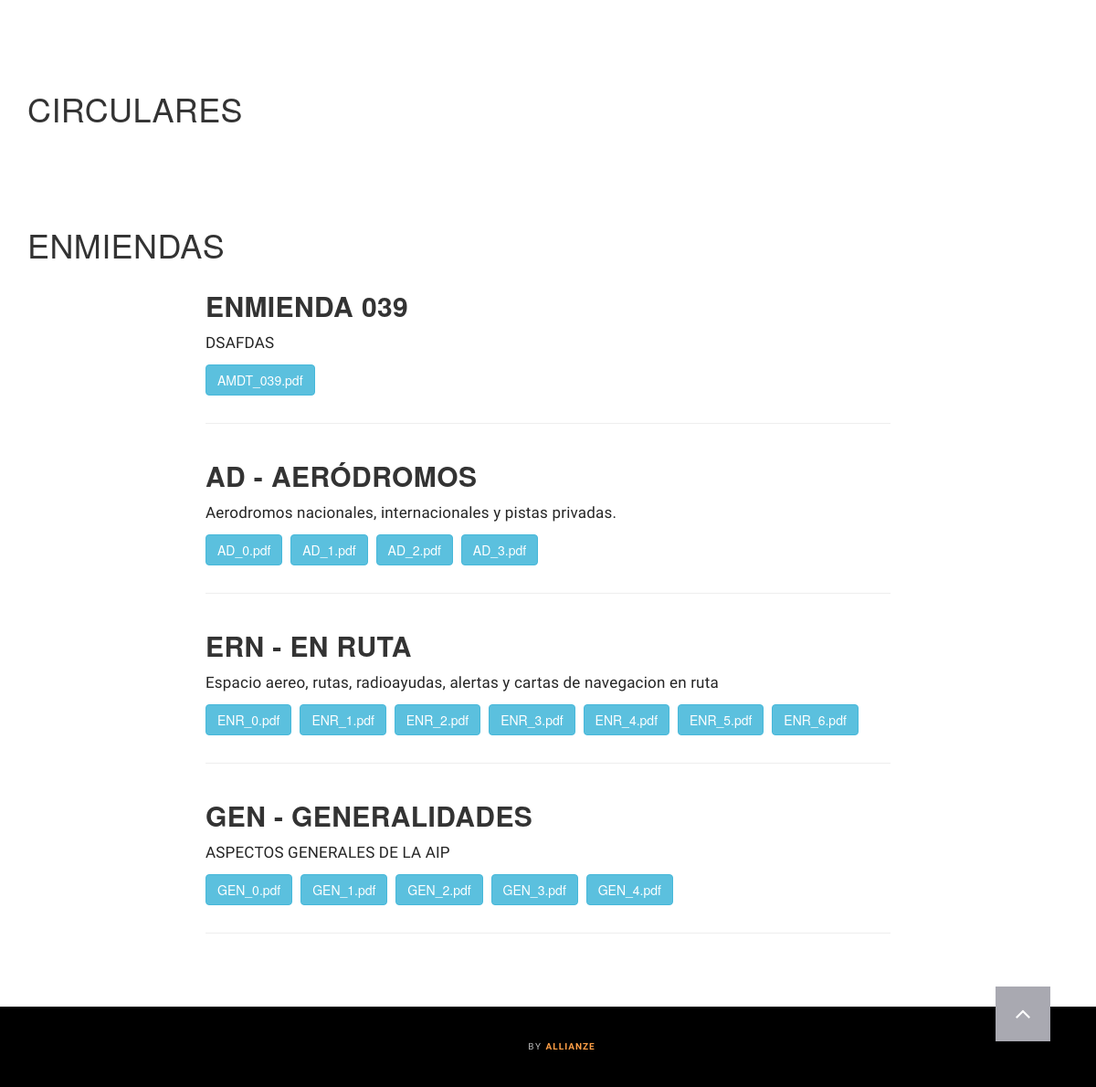
Page / (signed in, lower part) on the earlier database version.
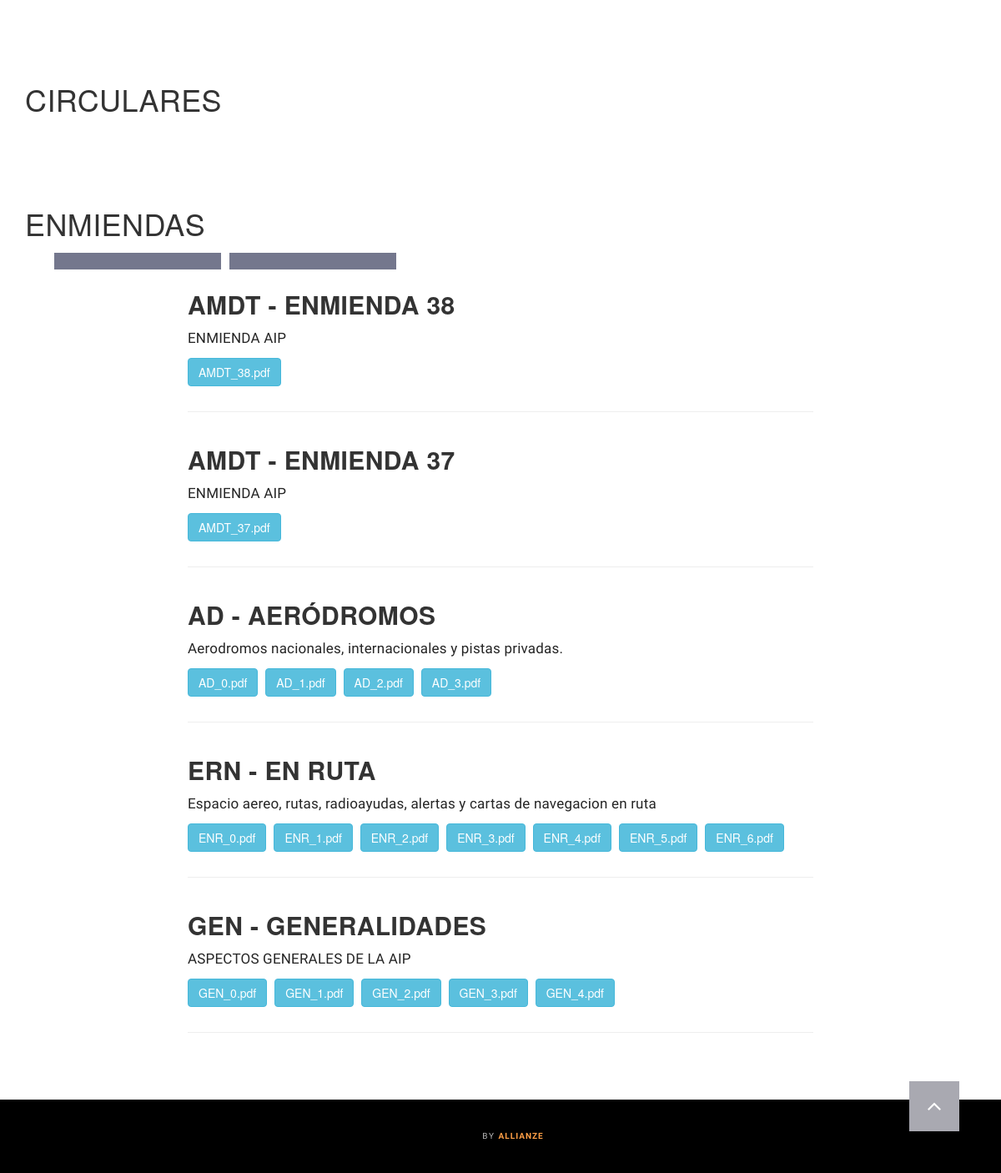
Same page on the later database version.
### documents/models.py (models this page shows, shortened)
class Document(models.Model):
	uploaded_by	= models.ForeignKey(User, on_delete=models.CASCADE,)
	title 		= models.CharField(max_length=120, null=False, blank=False)
	description = models.TextField(null=True, blank=True)
	timestamp	= models.DateTimeField(auto_now_add=True)
	updated		= models.DateTimeField(auto_now=True)
	slug 		= models.SlugField(null=True, blank=True)

class DocumentUpload(models.Model):
	document_id		= models.IntegerField(default=0)
	name			= models.CharField(max_length=120, null=True, blank=True)
	document_url 	= models.FileField(null=True, blank=True)
	def __str__(self):
		return str(self.document_url)

### documents/views.py (the view)
# urls.py: url(r'^$', display_documents, name='view'),
@login_required()
def display_documents(request):
    template_name = "documents/display_documents.html"
    queryset1 = Document.objects.all().order_by("-pk")
    queryset2 = DocumentUpload.objects.all()
    cdn = CDN_DOMAIN
    context = {"object_list": queryset1, "document_list": queryset2, "cdn": cdn}
    return render(request, template_name, context)

### documents/templatetags/apptags.py (called while the page is built)
@register.filter(name='split')
def split(value, key):
    return value.split(key)

### documents/templates/documents/display_documents.html (shortened to what this page needs)
{% extends "base.html" %}
{% load static %}
{% load apptags %}
{% block CSS %}
<link rel='stylesheet' href='https://maxcdn.bootstrapcdn.com/bootstrap/3.3.5/css/bootstrap.min.css'>
{% endblock CSS %}
{% block content %}
<section>
	<div class="container">
		<br>
		<br>
		<br>
		<br>
		<br>
		<br>
		<br>
		<br>
		<br>
		<br>
		<br>
		<br>
		<h1>CIRCULARES</h1>
		<br>
		<br>
		<br>
		<br>
		<h1>ENMIENDAS</h1>
		<div class="container-fluid contenedor text-center">
			<div class=" container text-center">
				{% for obj in object_list %}
				{% with obj.title|split:' - ' as vec_titulos %}
				{% ifequal vec_titulos.0 'AMDT' %}
				<a href="http://google.com" target="_blank" rel="noopener noreferrer">
					<div class="col-lg-4 col-md-4 col-sm-6 col-xs-12 container_foto ">
						<article class="text-left">
						</article>
					</div>
				</a>
				{% endifequal%}
				{% endwith%}
				{% endfor%}
			</div>
		</div>
		{% for obj in object_list %}
		<div class="row row-0-gutter">
			<div class="col-md-8 col-md-offset-2 col-0-gutter">
				<h2><strong>{{ obj.title }}</strong></h2>
				<p>{{ obj.description }}</p>
				{% for doc in document_list %}
				{% if doc.document_id == obj.id %}
				<a href="/viewerjs/index.html#{{ cdn }}/media/{{ doc.document_url }}" target="_blank">
					<button class="btn btn-info" style="margin: 0 5px 10px 0;">{{doc}}</button>
				</a>
				{% endif %}
				{% endfor %}
				<hr>
			</div>
		</div>
		{% endfor %}
	</div>
</section>
{% endblock content %}

Differences in the rows shown:
removed Document: title "ENMIENDA 039", description "DSAFDAS", shown under "ENMIENDAS"
removed DocumentUpload: document_url "AMDT_039.pdf", shown under "ENMIENDA 039"
added Document: title "AMDT - ENMIENDA 38", description "ENMIENDA AIP"
added DocumentUpload: document_url "AMDT_38.pdf", shown under "AMDT - ENMIENDA 38"
added Document: title "AMDT - ENMIENDA 37", description "ENMIENDA AIP"
added DocumentUpload: document_url "AMDT_37.pdf", shown under "AMDT - ENMIENDA 37"
